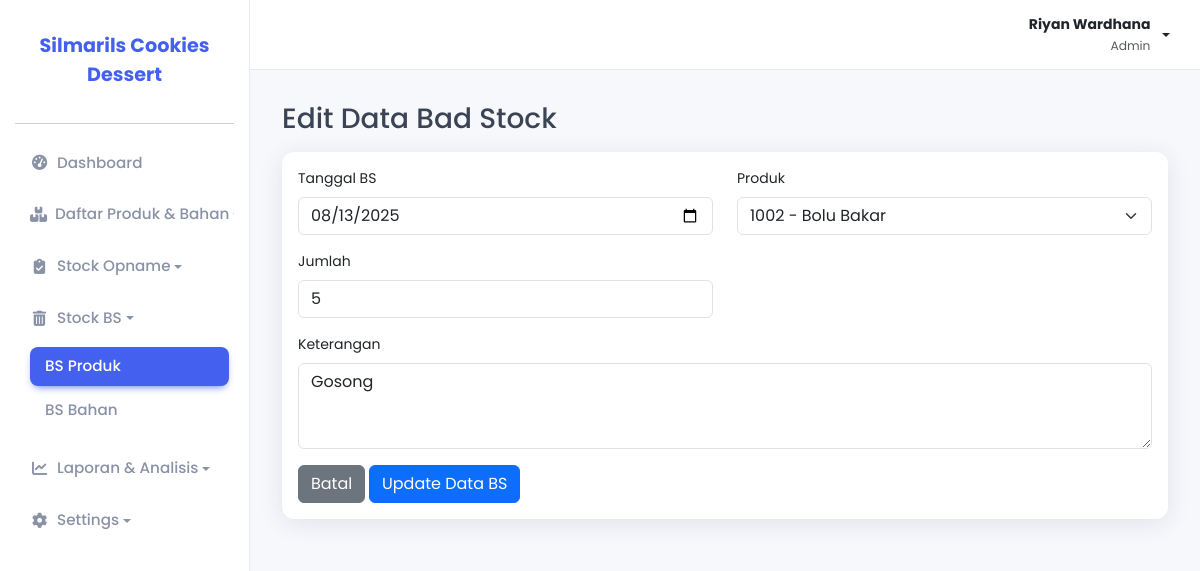
/pages/stok_bs/produk/edit.php?id=9 (signed in), run on the app's committed database.
### tables this page shows
CREATE TABLE `stok_bs` (
  `id_bs` int NOT NULL,
  `kode_produk` varchar(50) NOT NULL,
  `tanggal_bs` date NOT NULL,
  `jumlah` int NOT NULL,
  `keterangan` text
);

CREATE TABLE `produk` (
  `kode_produk` varchar(50) NOT NULL,
  `nama_produk` varchar(255) NOT NULL,
  `jumlah_produk` int NOT NULL,
  `tanggal_produksi` date NOT NULL,
  `tanggal_expired` date NOT NULL,
  `harga_produk` int NOT NULL,
  `keterangan` enum('Layak','Expired') NOT NULL DEFAULT 'Layak'
);

### pages/stok_bs/produk/edit.php (the view, shortened to what this page needs)
<?php
include_once(__DIR__ . '/../../../includes/header.php');
$id_bs = $_GET['id'];
$stmt = $pdo->prepare("SELECT bs.*, p.nama_produk
                      FROM stok_bs bs
                      LEFT JOIN produk p ON bs.kode_produk = p.kode_produk
                      WHERE bs.id_bs = ?");
$stmt->execute([$id_bs]);
$bs = $stmt->fetch(PDO::FETCH_ASSOC);
$products = $pdo->query("SELECT kode_produk, nama_produk FROM produk ORDER BY nama_produk ASC")->fetchAll(PDO::FETCH_ASSOC);
?>
<h1 class="h3 mb-3">Edit Data Bad Stock</h1>
<div class="card">
    <div class="card-body">
        <form action="proses.php" method="POST">
            <div class="row">
                <div class="col-md-6 mb-3">
                    <label for="tanggal_bs" class="form-label">Tanggal BS</label>
                    <input type="date" class="form-control" id="tanggal_bs" name="tanggal_bs"
                           value="<?php echo $bs['tanggal_bs']; ?>" required>
                </div>
                <div class="col-md-6 mb-3">
                    <label for="kode_produk" class="form-label">Produk</label>
                    <select class="form-select" id="kode_produk" name="kode_produk" required>
                        <?php foreach ($products as $product): ?>
                            <option value="<?php echo htmlspecialchars($product['kode_produk']); ?>"
                                <?php echo ($product['kode_produk'] == $bs['kode_produk']) ? 'selected' : ''; ?>>
                                <?php echo htmlspecialchars($product['kode_produk']) ?> - <?php echo htmlspecialchars($product['nama_produk']) ?>
                            </option>
                        <?php endforeach; ?>
                    </select>
                </div>
                <div class="col-md-6 mb-3">
                    <label for="jumlah" class="form-label">Jumlah</label>
                    <input type="number" class="form-control" id="jumlah" name="jumlah"
                           value="<?php echo $bs['jumlah']; ?>" min="1" required>
                </div>
                <div class="col-md-12 mb-3">
                    <label for="keterangan" class="form-label">Keterangan</label>
                    <textarea class="form-control" id="keterangan" name="keterangan" rows="3"><?php echo htmlspecialchars($bs['keterangan'] ?? ''); ?></textarea>
                </div>
            </div>
            <a href="index.php" class="btn btn-secondary">Batal</a>
            <button type="submit" class="btn btn-primary">Update Data BS</button>
        </form>
    </div>
</div>
<?php
include_once(__DIR__ . '/../../../includes/footer.php');
?>

### assets/css/style.css (style rules this page uses)
:root { --primary-color: #4361ee; --background-color: #f7f8fc; --sidebar-bg: #ffffff; --card-bg: #ffffff; --text-color: #3b4455; --text-muted-color: #8a92a6; --border-color: #e9ecef; --shadow: 0 4px 24px 0 rgb(34 41 47 / 10%); --border-radius: 12px; }
body { font-family: "Poppins", sans-serif; background-color: var(--background-color); color: var(--text-color); font-size: 14px; }
.card { border-radius: var(--border-radius); border: none; box-shadow: var(--shadow); margin-bottom: 1.5rem; }

### data on the page
stok_bs: tanggal_bs "08/13/2025", kode_produk "1002 - Bolu Bakar", jumlah "5", keterangan "Gosong"

### other printed values
$_SESSION['nama_lengkap'] "Riyan Wardhana"
$_SESSION['level'] "Admin"
NAMA_WEBSITE "Silmarils Cookies Dessert"
